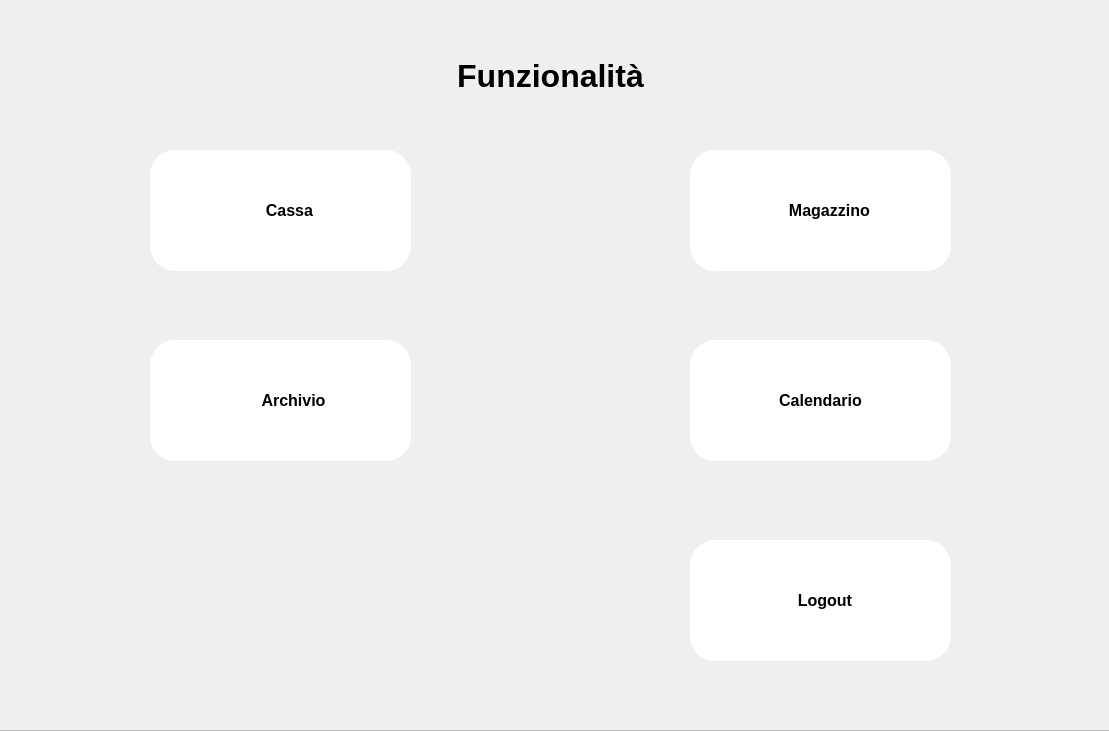
<?xml version="1.0" encoding="UTF-8"?>
<ui version="4.0">
 <class>Form</class>
 <widget class="QWidget" name="Form">
  <property name="geometry">
   <rect>
    <x>0</x>
    <y>0</y>
    <width>1109</width>
    <height>731</height>
   </rect>
  </property>
  <property name="minimumSize">
   <size>
    <width>1109</width>
    <height>731</height>
   </size>
  </property>
  <property name="maximumSize">
   <size>
    <width>1109</width>
    <height>16777215</height>
   </size>
  </property>
  <property name="windowTitle">
   <string>Form</string>
  </property>
  <property name="styleSheet">
   <string notr="true"/>
  </property>
  <widget class="QPushButton" name="cassabtn">
   <property name="geometry">
    <rect>
     <x>150</x>
     <y>150</y>
     <width>261</width>
     <height>121</height>
    </rect>
   </property>
   <property name="font">
    <font>
     <pointsize>12</pointsize>
     <weight>75</weight>
     <bold>true</bold>
    </font>
   </property>
   <property name="cursor">
    <cursorShape>PointingHandCursor</cursorShape>
   </property>
   <property name="styleSheet">
    <string notr="true">background-color: qlineargradient(spread:pad, x1:0, y1:0, x2:1, y2:0, stop:0 rgba(255, 255, 255, 255), stop:1 rgba(255, 255, 255, 255));
border-radius: 25px;</string>
   </property>
   <property name="text">
    <string>    Cassa</string>
   </property>
   <property name="icon">
    <iconset resource="../resource.qrc">
     <normaloff>:/no/loghi-icone/iconacassa.PNG</normaloff>:/no/loghi-icone/iconacassa.PNG</iconset>
   </property>
   <property name="iconSize">
    <size>
     <width>90</width>
     <height>90</height>
    </size>
   </property>
  </widget>
  <widget class="QPushButton" name="archiviobtn">
   <property name="geometry">
    <rect>
     <x>150</x>
     <y>340</y>
     <width>261</width>
     <height>121</height>
    </rect>
   </property>
   <property name="font">
    <font>
     <pointsize>12</pointsize>
     <weight>75</weight>
     <bold>true</bold>
    </font>
   </property>
   <property name="cursor">
    <cursorShape>PointingHandCursor</cursorShape>
   </property>
   <property name="styleSheet">
    <string notr="true">background-color: qlineargradient(spread:pad, x1:0, y1:0, x2:1, y2:0, stop:0.0995025 rgba(255, 255, 255, 255), stop:1 rgba(255, 255, 255, 255));
border-radius: 25px;</string>
   </property>
   <property name="text">
    <string>      Archivio</string>
   </property>
   <property name="icon">
    <iconset resource="../resource.qrc">
     <normaloff>:/no/loghi-icone/iconaarchivio.PNG</normaloff>:/no/loghi-icone/iconaarchivio.PNG</iconset>
   </property>
   <property name="iconSize">
    <size>
     <width>90</width>
     <height>90</height>
    </size>
   </property>
  </widget>
  <widget class="QPushButton" name="magazzinobtn">
   <property name="geometry">
    <rect>
     <x>690</x>
     <y>150</y>
     <width>261</width>
     <height>121</height>
    </rect>
   </property>
   <property name="font">
    <font>
     <pointsize>12</pointsize>
     <weight>75</weight>
     <bold>true</bold>
    </font>
   </property>
   <property name="cursor">
    <cursorShape>PointingHandCursor</cursorShape>
   </property>
   <property name="styleSheet">
    <string notr="true">background-color: qlineargradient(spread:pad, x1:0, y1:0, x2:1, y2:0, stop:0.975124 rgba(255, 255, 255, 255), stop:1 rgba(255, 255, 255, 255));
border-radius: 25px;</string>
   </property>
   <property name="text">
    <string>    Magazzino</string>
   </property>
   <property name="icon">
    <iconset resource="../resource.qrc">
     <normaloff>:/no/loghi-icone/iconamagazzino.PNG</normaloff>:/no/loghi-icone/iconamagazzino.PNG</iconset>
   </property>
   <property name="iconSize">
    <size>
     <width>90</width>
     <height>90</height>
    </size>
   </property>
  </widget>
  <widget class="QPushButton" name="calendariobtn">
   <property name="geometry">
    <rect>
     <x>690</x>
     <y>340</y>
     <width>261</width>
     <height>121</height>
    </rect>
   </property>
   <property name="font">
    <font>
     <pointsize>12</pointsize>
     <weight>75</weight>
     <bold>true</bold>
    </font>
   </property>
   <property name="cursor">
    <cursorShape>PointingHandCursor</cursorShape>
   </property>
   <property name="styleSheet">
    <string notr="true">background-color: qlineargradient(spread:pad, x1:0, y1:0, x2:1, y2:0, stop:0 rgba(255, 255, 255, 255), stop:1 rgba(255, 255, 255, 255));
border-radius: 25px;</string>
   </property>
   <property name="text">
    <string>Calendario</string>
   </property>
   <property name="icon">
    <iconset resource="../resource.qrc">
     <normaloff>:/no/loghi-icone/iconatampone.PNG</normaloff>:/no/loghi-icone/iconatampone.PNG</iconset>
   </property>
   <property name="iconSize">
    <size>
     <width>90</width>
     <height>90</height>
    </size>
   </property>
  </widget>
  <widget class="QLabel" name="label">
   <property name="geometry">
    <rect>
     <x>420</x>
     <y>50</y>
     <width>261</width>
     <height>51</height>
    </rect>
   </property>
   <property name="font">
    <font>
     <pointsize>24</pointsize>
     <weight>75</weight>
     <bold>true</bold>
    </font>
   </property>
   <property name="text">
    <string>Funzionalità</string>
   </property>
   <property name="alignment">
    <set>Qt::AlignCenter</set>
   </property>
  </widget>
  <widget class="QFrame" name="frame">
   <property name="geometry">
    <rect>
     <x>-10</x>
     <y>-20</y>
     <width>1141</width>
     <height>751</height>
    </rect>
   </property>
   <property name="styleSheet">
    <string notr="true">
background-image: url(:/no/loghi-icone/Menu.jpeg);</string>
   </property>
   <property name="frameShape">
    <enum>QFrame::StyledPanel</enum>
   </property>
   <property name="frameShadow">
    <enum>QFrame::Raised</enum>
   </property>
  </widget>
  <widget class="QPushButton" name="logoutbtn">
   <property name="geometry">
    <rect>
     <x>690</x>
     <y>540</y>
     <width>261</width>
     <height>121</height>
    </rect>
   </property>
   <property name="font">
    <font>
     <pointsize>12</pointsize>
     <weight>75</weight>
     <bold>true</bold>
    </font>
   </property>
   <property name="cursor">
    <cursorShape>PointingHandCursor</cursorShape>
   </property>
   <property name="styleSheet">
    <string notr="true">background-color: qlineargradient(spread:pad, x1:0, y1:0, x2:1, y2:0, stop:0 rgba(255, 255, 255, 255), stop:1 rgba(255, 255, 255, 255));
border-radius: 25px;</string>
   </property>
   <property name="inputMethodHints">
    <set>Qt::ImhNone</set>
   </property>
   <property name="text">
    <string>  Logout</string>
   </property>
   <property name="icon">
    <iconset resource="../resource.qrc">
     <normaloff>:/no/loghi-icone/iconalogout.PNG</normaloff>:/no/loghi-icone/iconalogout.PNG</iconset>
   </property>
   <property name="iconSize">
    <size>
     <width>90</width>
     <height>90</height>
    </size>
   </property>
  </widget>
  <zorder>frame</zorder>
  <zorder>cassabtn</zorder>
  <zorder>archiviobtn</zorder>
  <zorder>magazzinobtn</zorder>
  <zorder>calendariobtn</zorder>
  <zorder>label</zorder>
  <zorder>logoutbtn</zorder>
 </widget>
 <resources>
  <include location="../resource.qrc"/>
 </resources>
 <connections/>
</ui>
